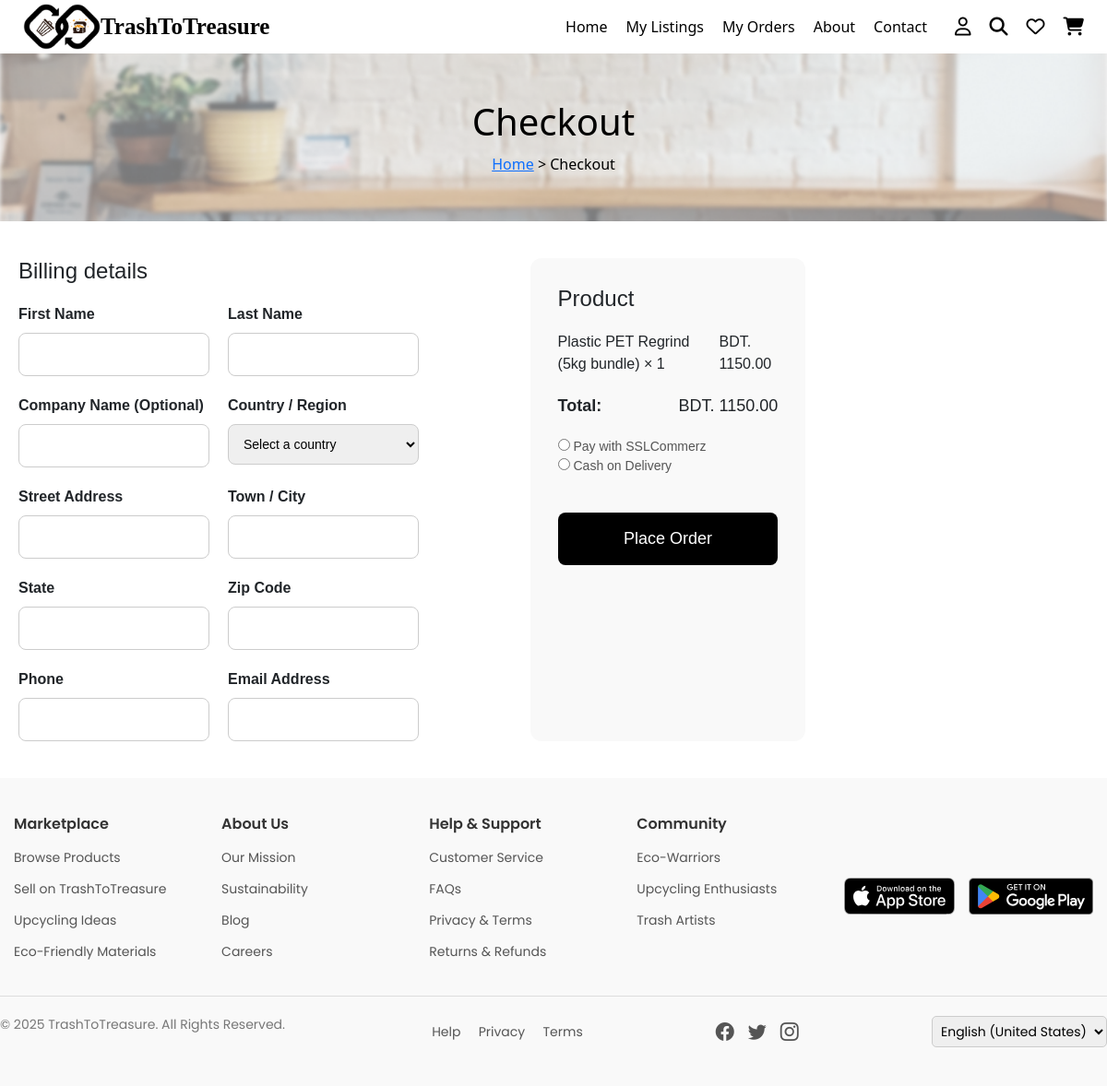
/checkout/ (signed in), run on the app's committed database.
### marketplace/models.py (models this page shows, shortened)
class CartItem(models.Model):
    buyer = models.ForeignKey(User, on_delete=models.CASCADE)
    content_type = models.ForeignKey(ContentType, on_delete=models.CASCADE)
    object_id = models.PositiveIntegerField()
    item = GenericForeignKey('content_type', 'object_id')
    quantity = models.PositiveIntegerField(default=1)
    added_at = models.DateTimeField(auto_now_add=True)
    class Meta:
        unique_together = ('buyer', 'content_type', 'object_id')
    def subtotal(self):
        return self.quantity * self.item.price  # works as long as both models have a .price

class TrashItem(models.Model):
    material_name = models.CharField(max_length=255, default="")  # Change as needed
    category = models.CharField(max_length=100, default="")  # Change as needed
    description = models.TextField()
    condition = models.CharField(max_length=50, default="")  # Set a meaningful default
    quantity = models.IntegerField(default=0)
    price = models.DecimalField(max_digits=10, decimal_places=2)
    trash_point = models.CharField(max_length=255, default="")  # Set a meaningful default
    images = models.ImageField(upload_to='waste_images/', blank=True, null=True)
    location = models.CharField(max_length=255, default="")  # Set a meaningful default
    product_status = models.CharField(max_length=20, choices=PRODUCT_STATUS_CHOICES, default='')
    delivery_status = models.CharField(max_length=20, choices=DELIVERY_STATUS_CHOICES, default='')
    slug = models.SlugField(max_length=255, unique=True, blank=True)
    listing_date = models.DateTimeField(auto_now_add=True)
    last_updated = models.DateTimeField(auto_now=True, null=True, blank=True)
    tags = models.CharField(max_length=255, blank=True, null=True)
    rating = models.DecimalField(max_digits=3, decimal_places=2, default=0.0)
    reviews = GenericRelation(Review)

### marketplace/views.py (the view)
# urls.py: path('checkout/', checkout, name='checkout'),
@login_required
def checkout(request):
    cart_items = CartItem.objects.filter(buyer=request.user)
    subtotal = sum(item.subtotal() for item in cart_items)
    return render(request, 'checkout.html', {
        'cart_items': cart_items,
        'subtotal': subtotal,
    })

### marketplace/templates/checkout.html (shortened to what this page needs)
{% load static %}
{% include "header.html" %}
<!DOCTYPE html>
<html lang="en">
<head>
    <link rel="stylesheet" href="{% static '/css/checkout.css' %}">
</head>
<body>
    <section class="checkout-banner">
        <h2>Checkout</h2>
        <p><a href="/">Home</a> > Checkout</p>
    </section>
    <div class="checkout-container">
        <div class="checkout-content">
            <div class="billing-details">
                <h3>Billing details</h3>
                <form id="checkout-form" action="{% url 'place_order' %}" method="POST" class="billing-form">
                    <div class="form-group">
                        <label for="first-name">First Name</label>
                        <input type="text" id="first-name" name="first_name" required>
                    </div>
                    <div class="form-group">
                        <label for="last-name">Last Name</label>
                        <input type="text" id="last-name" name="last_name" required>
                    </div>
                    <div class="form-group">
                        <label for="company">Company Name (Optional)</label>
                        <input type="text" id="company" name="company">
                    </div>
                    <div class="form-group">
                        <label for="country">Country / Region</label>
                        <select id="country" name="country" required>
                            <option value="">Select a country</option>
                        </select>
                    </div>
                    <div class="form-group">
                        <label for="street-address">Street Address</label>
                        <input type="text" id="street-address" name="street_address" required>
                    </div>
                    <div class="form-group">
                        <label for="town-city">Town / City</label>
                        <input type="text" id="town-city" name="city" required>
                    </div>
                    <div class="form-group">
                        <label for="state">State</label>
                        <input type="text" id="state" name="state" required>
                    </div>
                    <div class="form-group">
                        <label for="zip">Zip Code</label>
                        <input type="text" id="zip" name="zip" required>
                    </div>
                    <div class="form-group">
                        <label for="phone">Phone</label>
                        <input type="text" id="phone" name="phone" required>
                    </div>
                    <div class="form-group">
                        <label for="email">Email Address</label>
                        <input type="email" id="email" name="email" required>
                    </div>
                    </div>
                    <div class="order-summary">
                        <h3>Product</h3>
                        {% for item in cart_items %}
                          <div class="product-item">
                            <span>
                              {% if item.content_type.model == 'upcycledproduct' %}
                                {{ item.item.product_name }}
                              {% elif item.content_type.model == 'trashitem' %}
                                {{ item.item.material_name }}
                              {% else %}
                                Unknown Item
                              {% endif %}
                              × {{ item.quantity }}
                            </span>
                            <span>BDT. {{ item.subtotal }}</span>
                          </div>
                        {% empty %}
                          <p>Your cart is empty.</p>
                        {% endfor %}
                        <div class="totals">
                          <p><strong>Total:</strong> BDT. {{ subtotal }}</p>
                        </div>
                        <div class="payment-info">
                          <label>
                            <input type="radio" name="payment_method" value="ssl" required>
                            Pay with SSLCommerz
                          </label>
                          <label>
                            <input type="radio" name="payment_method" value="cod" required>
                            Cash on Delivery
                          </label>
                        </div>
                        <button type="submit" class="place-order-btn">Place Order</button>
                    </div>
            </div>
        </div>
</body>
</html>
{% include "footer.html" %}

### marketplace/static/css/checkout.css (style rules this page uses)
.checkout-container { max-width: 1200px; margin: auto; padding: 40px 20px; font-family: Arial, sans-serif; display: flex; justify-content: space-between; gap: 40px; }
.checkout-content { display: flex; justify-content: space-between; }
.checkout-banner { text-align: center; padding: 50px 0; background: url('/static/images/bg.png') no-repeat center; background-size: cover; color: #000; }
.checkout-banner h2 { font-size: 40px; margin: 0; }
.checkout-banner p { margin: 10px 0 0; }
.billing-details h3 { font-size: 24px; margin-bottom: 20px; width: 65%; }
.billing-form { display: grid; grid-template-columns: repeat(2, 1fr); gap: 20px; }
.form-group { display: flex; flex-direction: column; }
.form-group label { font-weight: bold; margin-bottom: 8px; }
.form-group input, .form-group select { padding: 12px; border: 1px solid #ccc; border-radius: 8px; font-size: 14px; }
.order-summary { width: 35%; background: #f9f9f9; padding: 30px; border-radius: 12px; }
.order-summary h3 { font-size: 24px; margin-bottom: 20px; }
.product-item { display: flex; justify-content: space-between; margin-bottom: 20px; }
.totals p { display: flex; justify-content: space-between; font-size: 18px; }
.payment-info { margin: 20px 0; font-size: 14px; color: #555; }
.place-order-btn { width: 100%; padding: 15px; font-size: 18px; color: white; background-color: #000; border: none; border-radius: 8px; cursor: pointer; margin-top: 20px; }

### marketplace/templates/header.html (style rules this page uses)
* { margin: 0; padding: 0; box-sizing: border-box; }
body { font-family: Arial, sans-serif; background: #fff; }

### data on the page
CartItem: item.material_name "Plastic PET Regrind (5kg bundle)", quantity "1", subtotal "1150.00"

### other printed values
{{ subtotal }} "1150.00"
